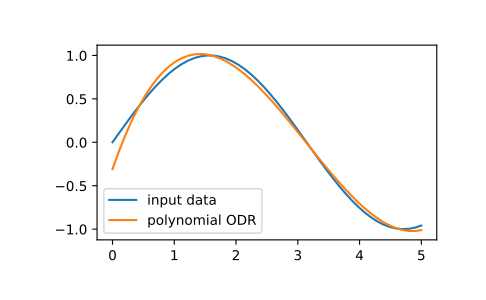

Generate this figure with Python:
# We can fit an input data using orthogonal distance regression (ODR) with
# a polynomial model:

import matplotlib.pyplot as plt
from scipy import odr
x = np.linspace(0.0, 5.0)
y = np.sin(x)
poly_model = odr.polynomial(3)  # using third order polynomial model
data = odr.Data(x, y)
odr_obj = odr.ODR(data, poly_model)
output = odr_obj.run()  # running ODR fitting
poly = np.poly1d(output.beta[::-1])
poly_y = poly(x)
plt.plot(x, y, label="input data")
plt.plot(x, poly_y, label="polynomial ODR")
plt.legend()
plt.show()
